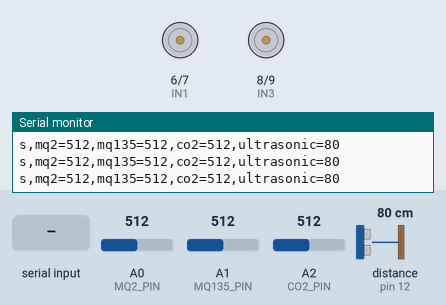
Simulated run of this sketch. Board: Arduino Nano, built with avr-gcc and run on an emulated ATmega328P. Parts: motor-driver pin pairs drawn as motors (green arrow = first pin HIGH = forward, orange = second pin HIGH = backward, longer = more drive, scaled by the enable pin), the last lines printed to the serial monitor. Wiring (inferred from the names in the program): ultrasonic range finder: trigger pin 11; echo pin 12. Inputs (shaded band) come from the test bench; at power-on: A0 (MQ2_PIN) = 512, A1 (MQ135_PIN) = 512, A2 (CO2_PIN) = 512, distance to the obstacle (sensor on pin 12) 80 cm. The echo pulse lasts 58.3 µs per cm.

Above: at 1.2 s.
1.3 s: "m,200,-200\n" received over Serial
At 1.8 s:
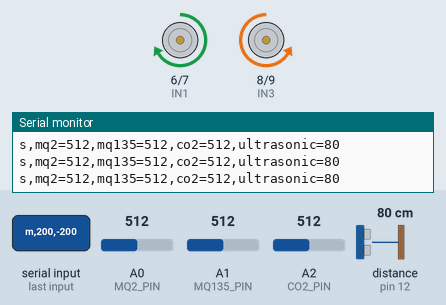
Timing chart, 0 to 4.3 s (numbered marks = the images above; inputs shaded):
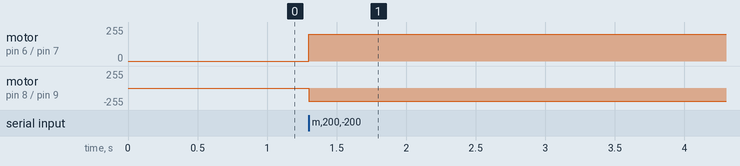

Measured:
- after the input at 1.3 s, motor on pin 6 (IN1) / pin 7 (IN2): stopped → forward 200/255 at once; motor on pin 8 (IN3) / pin 9 (IN4): stopped → backward 200/255 at once

The sketch:

Robot_Controller.ino
```cpp
// (Content is the same as provided in the previous answer)

// Define the pins for your motor driver
// Motor A
const int ENA = 5; // PWM Speed Control
const int IN1 = 6;
const int IN2 = 7;
// Motor B
const int ENB = 10; // PWM Speed Control
const int IN3 = 8;
const int IN4 = 9;

// Define the analog pins for the sensors
const int MQ2_PIN = A0;
const int MQ135_PIN = A1;
const int CO2_PIN = A2;

// Ultrasonic sensor pins
const int ULTRASONIC_TRIG_PIN = 11;
const int ULTRASONIC_ECHO_PIN = 12;

const int MAX_COMMAND_LENGTH = 32; // Define a maximum command length

void setup() {
  // Set all the motor control pins to outputs
  pinMode(ENA, OUTPUT);
  pinMode(IN1, OUTPUT);
  pinMode(IN2, OUTPUT);
  pinMode(ENB, OUTPUT);
  pinMode(IN3, OUTPUT);
  pinMode(IN4, OUTPUT);

  // Initialize serial communication with the Jetson Nano
  Serial.begin(115200);

  // Configure sensor pins
  pinMode(ULTRASONIC_TRIG_PIN, OUTPUT);
  pinMode(ULTRASONIC_ECHO_PIN, INPUT);
  digitalWrite(ULTRASONIC_TRIG_PIN, LOW);
}

void loop() {
  // Check for incoming commands from the Jetson Nano
  if (Serial.available() > 0) {
    char cmd[MAX_COMMAND_LENGTH];
    int len = Serial.readBytesUntil('\n', cmd, MAX_COMMAND_LENGTH - 1);
    cmd[len] = '\0';  // Null-terminate the string

    // Convert char array to String object for processCommand function
    String cmdString = String(cmd);

    processCommand(cmdString);
  }

  // Send sensor data periodically (e.g., every 200ms)
  static unsigned long lastReadTime = 0;
  if (millis() - lastReadTime > 200) {
    readAndSendSensors();
    lastReadTime = millis();
  }
}

void processCommand(String cmd) {
  // Command format: "m,left_speed,right_speed"
  // e.g., "m,200,-200"
  if (cmd.startsWith("m")) {
    int firstComma = cmd.indexOf(',');
    int secondComma = cmd.indexOf(',', firstComma + 1);

    if (firstComma > 0 && secondComma > 0) {
      String leftSpeedStr = cmd.substring(firstComma + 1, secondComma);
      String rightSpeedStr = cmd.substring(secondComma + 1);
      int leftSpeed = leftSpeedStr.toInt();
      int rightSpeed = rightSpeedStr.toInt();
      setMotorSpeeds(leftSpeed, rightSpeed);
    }
  }
}

void setMotorSpeeds(int leftSpeed, int rightSpeed) {
  // Control Left Motor
  if (leftSpeed > 0) {
    digitalWrite(IN1, HIGH);
    digitalWrite(IN2, LOW);
  } else {
    digitalWrite(IN1, LOW);
    digitalWrite(IN2, HIGH);
  }
  analogWrite(ENA, constrain(abs(leftSpeed), 0, 255));

  // Control Right Motor
  if (rightSpeed > 0) {
    digitalWrite(IN3, HIGH);
    digitalWrite(IN4, LOW);
  } else {
    digitalWrite(IN3, LOW);
    digitalWrite(IN4, HIGH);
  }
  analogWrite(ENB, constrain(abs(rightSpeed), 0, 255));
}

void readAndSendSensors() {
  int mq2Value = analogRead(MQ2_PIN);
  int mq135Value = analogRead(MQ135_PIN);
  int co2Value = analogRead(CO2_PIN);
  long ultrasonicRaw = readUltrasonicDistance();
  int ultrasonicDistance = constrain(static_cast<int>(ultrasonicRaw), 0, 400); // distance in cm

  // Send data in a structured format with identifiers to help parsing on the Jetson
  Serial.print("s,");
  Serial.print("mq2=");
  Serial.print(mq2Value);
  Serial.print(",");
  Serial.print("mq135=");
  Serial.print(mq135Value);
  Serial.print(",");
  Serial.print("co2=");
  Serial.print(co2Value);
  Serial.print(",");
  Serial.print("ultrasonic=");
  Serial.println(ultrasonicDistance);
}

long readUltrasonicDistance() {
  // Trigger the ultrasonic pulse
  digitalWrite(ULTRASONIC_TRIG_PIN, LOW);
  delayMicroseconds(2);
  digitalWrite(ULTRASONIC_TRIG_PIN, HIGH);
  delayMicroseconds(10);
  digitalWrite(ULTRASONIC_TRIG_PIN, LOW);

  // Measure the duration of the echo pulse
  long duration = pulseIn(ULTRASONIC_ECHO_PIN, HIGH, 30000); // 30 ms timeout (~5 m)
  if (duration <= 0) {
    return 0;
  }

  // Convert the time into distance (speed of sound ~343 m/s)
  long distanceCm = duration / 58; // standard conversion factor
  return distanceCm;
}
```
